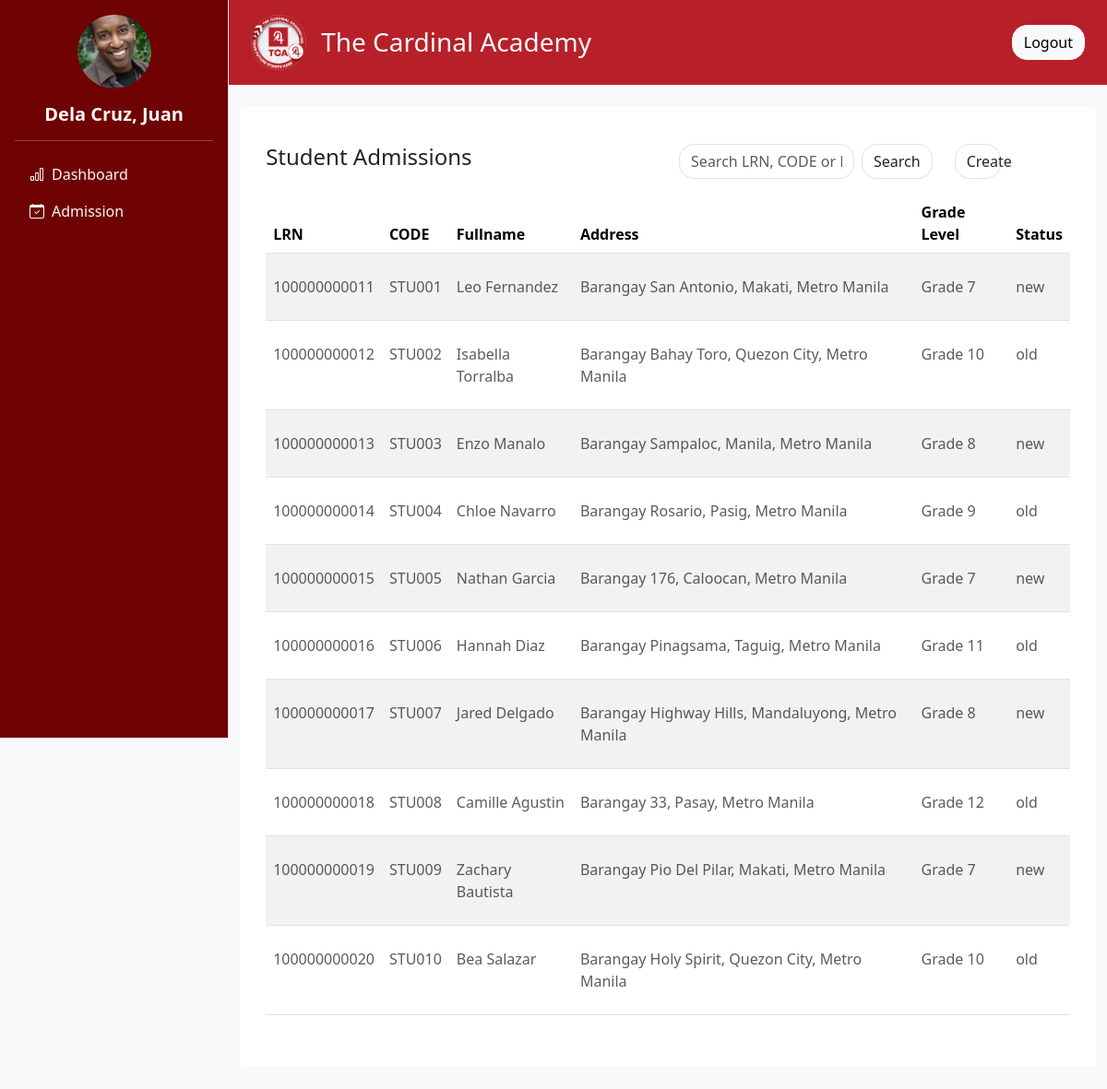
Screenshot of /admin/admission.php (signed in) with the database file from the repository.
### tables this page shows
CREATE TABLE `admission_form` (
  `id` int(11) NOT NULL,
  `que` varchar(100) NOT NULL,
  `lrn` varchar(20) NOT NULL,
  `firstname` varchar(50) NOT NULL,
  `middlename` varchar(50) DEFAULT NULL,
  `lastname` varchar(50) NOT NULL,
  `status` enum('new','old') NOT NULL,
  `gender` enum('male','female') NOT NULL,
  `grade_level` varchar(20) NOT NULL,
  `profile_picture` varchar(255) DEFAULT NULL,
  `birthday` date NOT NULL,
  `religion` varchar(50) DEFAULT NULL,
  `place_of_birth` varchar(100) DEFAULT NULL,
  `age` int(11) DEFAULT NULL,
  `residential_address` varchar(255) DEFAULT NULL,
  `region` varchar(100) DEFAULT NULL,
  `province` varchar(100) DEFAULT NULL,
  `city` varchar(100) DEFAULT NULL,
  `barangay` varchar(100) DEFAULT NULL,
  `father_name` varchar(100) DEFAULT NULL,
  `father_occupation` varchar(100) DEFAULT NULL,
  `father_contact` varchar(20) DEFAULT NULL,
  `mother_name` varchar(100) DEFAULT NULL,
  `mother_occupation` varchar(100) DEFAULT NULL,
  `mother_contact` varchar(20) DEFAULT NULL,
  `guardian_name` varchar(100) DEFAULT NULL,
  `guardian_occupation` varchar(100) DEFAULT NULL,
  `guardian_contact` varchar(20) DEFAULT NULL,
  `admission_status` enum('for_verification','approved') DEFAULT 'for_verification',
  `que_code` varchar(50) DEFAULT NULL
);

### admin/admission.php (the view, shortened to what this page needs)
<?php  include '../db_connection.php'; ?>
<?php
$limit = 10;
$page = isset($_GET['page']) && is_numeric($_GET['page']) ? (int) $_GET['page'] : 1;
$search = isset($_GET['search']) ? trim($_GET['search']) : '';
$offset = ($page - 1) * $limit;
$query = "SELECT
            que_code,
            lrn,
            CONCAT(firstname, ' ', lastname) AS fullname,
            CONCAT(barangay, ', ', city, ', ', province) AS address,
            grade_level,
            status
          FROM admission_form
          WHERE lrn LIKE '%$search%'
          OR que_code LIKE '%$search%'
          OR CONCAT(firstname, ' ', lastname) LIKE '%$search%'
          LIMIT $limit OFFSET $offset";
$result = mysqli_query($conn, $query);
?>
<!DOCTYPE html>
<html lang="en">
<head>
  <?php include 'header.php' ?>
</head>
<body>
<div class="d-flex flex-row bg-light">
  <?php include 'navigation.php' ?>
  <div class="content flex-grow-1">
    <?php include 'nav_top.php' ?>
    <div class="container my-4">
      <div class="row g-4">
        <div class="col-12">
          <div class="rounded p-3 bg-white">
            <div class="container my-4">
              <div class="row mb-3">
                <div class="col-12 col-md-6">
                  <h4>Student Admissions</h4>
                </div>
                <div class="col-12 col-md-4">
                  <form method="GET" action="">
                    <div class="input-group">
                      <input class="form-control rounded rounded-4" type="text" name="search" value="<?= htmlspecialchars($search) ?>" placeholder="Search LRN, CODE or Fullname">
                      <button class="btn border ms-2 rounded rounded-4" type="submit">Search</button>
                    </div>
                  </form>
                </div>
                <div class="col-12 col-md-1">
                  <button class="btn border rounded rounded-4 w-100"> Create
                  </button>
                </div>
              </div>
              <div class="table-responsive">
                <table class="table table-striped">
                  <thead>
                    <tr>
                      <th scope="col">LRN</th>
                      <th scope="col">CODE</th>
                      <th scope="col">Fullname</th>
                      <th scope="col">Address</th>
                      <th scope="col">Grade Level</th>
                      <th scope="col">Status</th>
                    </tr>
                  </thead>
                  <tbody>
                    <?php if (mysqli_num_rows($result) > 0): ?>
                      <?php while ($row = mysqli_fetch_assoc($result)): ?>
                        <tr>
                          <td><p class="text-muted pt-3 pb-3 mb-0"><?= htmlspecialchars($row['lrn']) ?></p></td>
                          <td><p class="text-muted pt-3 pb-3 mb-0"><?= htmlspecialchars($row['que_code'] ?? '-') ?></p></td>
                          <td><p class="text-muted pt-3 pb-3 mb-0"><?= htmlspecialchars($row['fullname']) ?></p></td>
                          <td><p class="text-muted pt-3 pb-3 mb-0"><?= htmlspecialchars($row['address']) ?></p></td>
                          <td><p class="text-muted pt-3 pb-3 mb-0"><?= htmlspecialchars($row['grade_level']) ?></p></td>
                          <td><p class="text-muted pt-3 pb-3 mb-0"><?= htmlspecialchars($row['status']) ?></p></td>
                        </tr>
                      <?php endwhile; ?>
                    <?php else: ?>
                      <tr>
                        <td colspan="6"><p class="text-muted text-center pt-3 pb-3 mb-0">No data available</p></td>
                      </tr>
                    <?php endif; ?>
                  </tbody>
                </table>
              </div>
            </div>
          </div>
        </div>
      </div>
    </div>
  </div>
</div>
</body>
</html>

### admin/header.php (shortened to what this page needs)
<link href="https://cdn.jsdelivr.net/npm/bootstrap@5.3.2/dist/css/bootstrap.min.css" rel="stylesheet">
<link href="https://cdn.jsdelivr.net/npm/bootstrap-icons@1.11.1/font/bootstrap-icons.css" rel="stylesheet">
<link rel="stylesheet" href="../static/css/styles.css">
<link rel="stylesheet" href="../static/css/landing.css">

### admin/navigation.php
<div class="sidebar p-3 border-end sticky-top" style="min-height: 100vh; width: 250px;">
    <div class="profile-pic mb-3 text-center">
      <img src="../static/uploads/profile.jpeg" alt="" class="rounded-circle img-fluid" style="width: 80px; height: 80px; object-fit: cover;">
    </div>
    <h5 class="text-center fw-bolder text-light mb-3">Dela Cruz, Juan</h5>
    <hr class="text-light">
    <ul class="nav flex-column">
      <li class="nav-item">
        <a class="nav-link text-light" href="dashboard.php"><i class="bi bi-bar-chart me-2"></i>Dashboard</a>
      </li>
      <li class="nav-item">
        <a class="nav-link text-light" href="admission.php"><i class="bi bi-calendar-check me-2"></i>Admission</a>
      </li>
    </ul>
  </div>

### admin/nav_top.php
<div class="d-flex sticky-top align-items-center justify-content-between px-4 py-3" style="background-color: #b72029;">
    <div class="d-flex align-items-center">
    <img src="../static/uploads/logo.png" alt="Logo" style="height: 60px; width: auto;" class="me-3">
    <h3 class="text-light m-0">The Cardinal Academy</h3>
    </div>
    <a href="logout.php" class="btn btn-light rounded-4">Logout</a>
</div>

### static/css/styles.css (style rules this page uses)
.sidebar { background-color: rgb(111, 2, 2); width: 20%; height: 100vh; }
.content { width: 80%; }

### static/css/landing.css (style rules this page uses)
body { margin: 0; padding: 0; height: 100%; }

### rows the page displays
admission_form: lrn "100000000011", que_code "STU001", fullname "Leo Fernandez", address "Barangay San Antonio, Makati, Metro Manila", grade_level "Grade 7", status "new"
admission_form: lrn "100000000012", que_code "STU002", fullname "Isabella Torralba", address "Barangay Bahay Toro, Quezon City, Metro Manila", grade_level "Grade 10", status "old"
admission_form: lrn "100000000013", que_code "STU003", fullname "Enzo Manalo", address "Barangay Sampaloc, Manila, Metro Manila", grade_level "Grade 8", status "new"
admission_form: lrn "100000000014", que_code "STU004", fullname "Chloe Navarro", address "Barangay Rosario, Pasig, Metro Manila", grade_level "Grade 9", status "old"
admission_form: lrn "100000000015", que_code "STU005", fullname "Nathan Garcia", address "Barangay 176, Caloocan, Metro Manila", grade_level "Grade 7", status "new"
admission_form: lrn "100000000016", que_code "STU006", fullname "Hannah Diaz", address "Barangay Pinagsama, Taguig, Metro Manila", grade_level "Grade 11", status "old"
admission_form: lrn "100000000017", que_code "STU007", fullname "Jared Delgado", address "Barangay Highway Hills, Mandaluyong, Metro Manila", grade_level "Grade 8", status "new"
admission_form: lrn "100000000018", que_code "STU008", fullname "Camille Agustin", address "Barangay 33, Pasay, Metro Manila", grade_level "Grade 12", status "old"
admission_form: lrn "100000000019", que_code "STU009", fullname "Zachary Bautista", address "Barangay Pio Del Pilar, Makati, Metro Manila", grade_level "Grade 7", status "new"
admission_form: lrn "100000000020", que_code "STU010", fullname "Bea Salazar", address "Barangay Holy Spirit, Quezon City, Metro Manila", grade_level "Grade 10", status "old"
